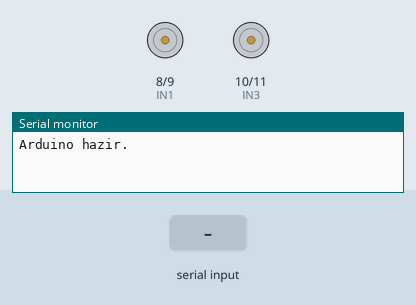
Recording of a sketch running on a simulated Arduino Uno, built with avr-gcc and run on an emulated ATmega328P. Shown: motor-driver pin pairs drawn as motors (green arrow = first pin HIGH = forward, orange = second pin HIGH = backward, longer = more drive, scaled by the enable pin), the last lines printed to the serial monitor. The inputs (shaded band) are chosen by the test bench.

Above: at 1.2 s.
1.3 s: "U:200\n" received over Serial
At 2.5 s:
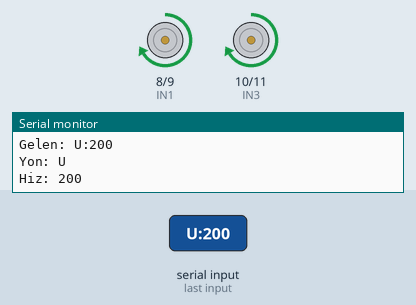
2.8 s: "D:1\n" received over Serial
At 3.7 s:
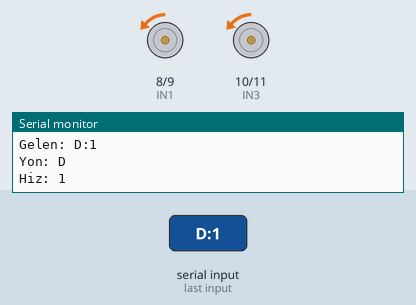
4.3 s: "L:1\n" received over Serial
At 4.9 s:
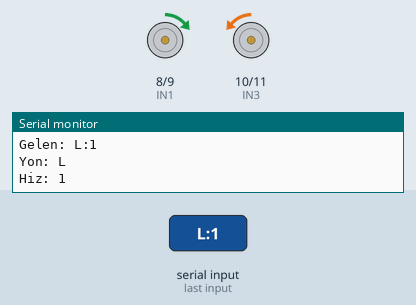
5.8 s: "R:1\n" received over Serial
At 7.0 s:
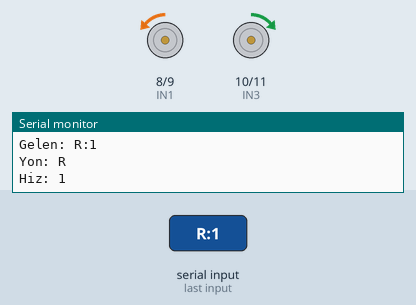
7.3 s: "UL:1\n" received over Serial
At 8.4 s:
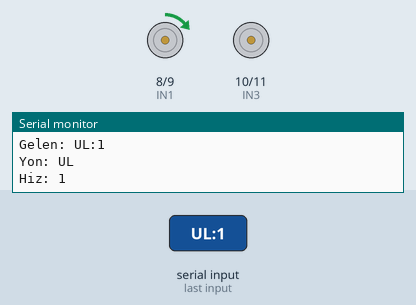
8.8 s: "U\n" received over Serial
At 9.4 s:
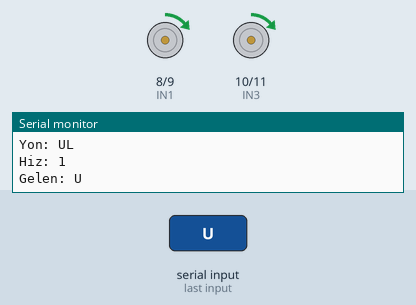
Timing chart, 0 to 11.3 s (numbered marks = the images above; inputs shaded):
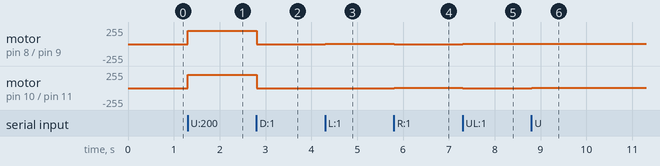

The sketch:

robotarduino.ino
```cpp
#include <Arduino.h>
#define ENA 5
#define ENB 6
#define IN1 8
#define IN2 9
#define IN3 10
#define IN4 11

String gelenVeri;
int motorSpeed = 150; // Varsayılan hız

void setup() {
  Serial.begin(9600);
  pinMode(ENA, OUTPUT);
  pinMode(ENB, OUTPUT);
  pinMode(IN1, OUTPUT);
  pinMode(IN2, OUTPUT);
  pinMode(IN3, OUTPUT);
  pinMode(IN4, OUTPUT);
  dur();
  Serial.println("Arduino hazir.");
}

void loop() {
  if (Serial.available()) {
    gelenVeri = Serial.readStringUntil('\n');
    gelenVeri.trim(); // boşlukları temizle

    Serial.print("Gelen: ");
    Serial.println(gelenVeri);

    // Yön ve hız bilgisini ayır (Ör: "U:200")
    int ayracIndex = gelenVeri.indexOf(':');

    if (ayracIndex > 0) {
      String yon = gelenVeri.substring(0, ayracIndex);
      motorSpeed = gelenVeri.substring(ayracIndex + 1).toInt();

      Serial.print("Yon: ");
      Serial.println(yon);
      Serial.print("Hiz: ");
      Serial.println(motorSpeed);

      // Hız sınırlarını kontrol et
      if (motorSpeed < 0) motorSpeed = 0;
      if (motorSpeed > 255) motorSpeed = 255;


      if (yon == "U") ileri();
      else if (yon == "D") geri();
      else if (yon == "L") sagaDon();
      else if (yon == "R") solaDon();
      else if (yon == "UL") ileriSag();
      else if (yon == "UR") ileriSol();
      else if (yon == "DL") geriSag();
      else if (yon == "DR") geriSol();
      else if (yon == "S") dur();
    } else {
      // Eski format için uyumluluk (hız ayarlama özelliği olmadan)
      if (gelenVeri == "U") ileri();
      else if (gelenVeri == "D") geri();
      else if (gelenVeri == "L") sagaDon();      // DEĞİŞTİRİLDİ
      else if (gelenVeri == "R") solaDon();      // DEĞİŞTİRİLDİ
      else if (gelenVeri == "UL") ileriSag();    // DEĞİŞTİRİLDİ
      else if (gelenVeri == "UR") ileriSol();    // DEĞİŞTİRİLDİ
      else if (gelenVeri == "DL") geriSag();     // DEĞİŞTİRİLDİ
      else if (gelenVeri == "DR") geriSol();     // DEĞİŞTİRİLDİ
      else if (gelenVeri == "S") dur();
    }
  }
}

void ileri() {
  analogWrite(ENA, motorSpeed);
  analogWrite(ENB, motorSpeed);
  digitalWrite(IN1, HIGH);
  digitalWrite(IN2, LOW);
  digitalWrite(IN3, HIGH);
  digitalWrite(IN4, LOW);
}

void geri() {
  analogWrite(ENA, motorSpeed);
  analogWrite(ENB, motorSpeed);
  digitalWrite(IN1, LOW);
  digitalWrite(IN2, HIGH);
  digitalWrite(IN3, LOW);
  digitalWrite(IN4, HIGH);
}

void solaDon() {
  analogWrite(ENA, motorSpeed);
  analogWrite(ENB, motorSpeed);
  digitalWrite(IN1, LOW);
  digitalWrite(IN2, HIGH);
  digitalWrite(IN3, HIGH);
  digitalWrite(IN4, LOW);
}

void sagaDon() {
  analogWrite(ENA, motorSpeed);
  analogWrite(ENB, motorSpeed);
  digitalWrite(IN1, HIGH);
  digitalWrite(IN2, LOW);
  digitalWrite(IN3, LOW);
  digitalWrite(IN4, HIGH);
}

void ileriSol() {
  analogWrite(ENA, motorSpeed * 0.5); // Sol motor yavaş
  analogWrite(ENB, motorSpeed);       // Sağ motor normal
  digitalWrite(IN1, HIGH);
  digitalWrite(IN2, LOW);
  digitalWrite(IN3, HIGH);
  digitalWrite(IN4, LOW);
}

void ileriSag() {
  analogWrite(ENA, motorSpeed);       // Sol motor normal
  analogWrite(ENB, motorSpeed * 0.5); // Sağ motor yavaş
  digitalWrite(IN1, HIGH);
  digitalWrite(IN2, LOW);
  digitalWrite(IN3, HIGH);
  digitalWrite(IN4, LOW);
}

void geriSol() {
  analogWrite(ENA, motorSpeed * 0.5); // Sol motor yavaş
  analogWrite(ENB, motorSpeed);       // Sağ motor normal
  digitalWrite(IN1, LOW);
  digitalWrite(IN2, HIGH);
  digitalWrite(IN3, LOW);
  digitalWrite(IN4, HIGH);
}

void geriSag() {
  analogWrite(ENA, motorSpeed);       // Sol motor normal
  analogWrite(ENB, motorSpeed * 0.5); // Sağ motor yavaş
  digitalWrite(IN1, LOW);
  digitalWrite(IN2, HIGH);
  digitalWrite(IN3, LOW);
  digitalWrite(IN4, HIGH);
}

void dur() {
  analogWrite(ENA, 0);
  analogWrite(ENB, 0);
  digitalWrite(IN1, LOW);
  digitalWrite(IN2, LOW);
  digitalWrite(IN3, LOW);
  digitalWrite(IN4, LOW);
}
```

Measured:
- after the input at 1.3 s, motor on pin 8 (IN1) / pin 9 (IN2), motor on pin 10 (IN3) / pin 11 (IN4): stopped → forward 200/255 at once
- after the input at 2.8 s, motor on pin 8 (IN1) / pin 9 (IN2), motor on pin 10 (IN3) / pin 11 (IN4): forward 200/255 → backward 1/255 at once
- after the input at 4.3 s, motor on pin 8 (IN1) / pin 9 (IN2): backward 1/255 → forward 1/255 at once
- after the input at 5.8 s, motor on pin 8 (IN1) / pin 9 (IN2): forward 1/255 → backward 1/255 at once; motor on pin 10 (IN3) / pin 11 (IN4): backward 1/255 → forward 1/255 at once
- after the input at 7.3 s, motor on pin 8 (IN1) / pin 9 (IN2): backward 1/255 → forward 1/255 at once; motor on pin 10 (IN3) / pin 11 (IN4): forward 1/255 → stopped at once
- after the input at 8.8 s, motor on pin 10 (IN3) / pin 11 (IN4): stopped → forward 1/255 at once
